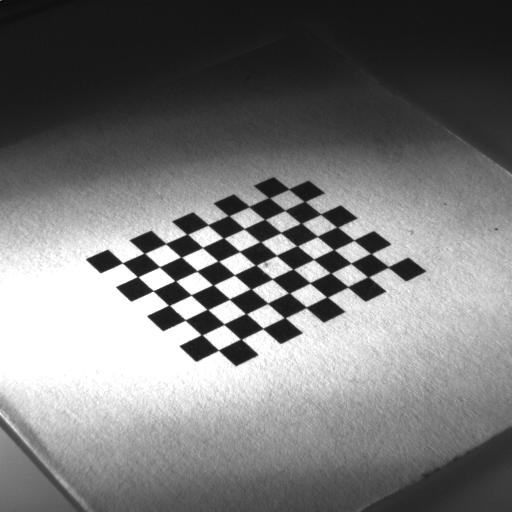
//> input picture calibration/arena/cbview_09192016.jpg, 512 x 512 px
$ ./project   (built with g++ and OpenCV 4)
//> lines starting //> are read from the running program, lines starting //| are printed output that depends on the picture; after the words box and inside, x2 and y2 are one past the last pixel; in counts of white or black regions, pixels touching at a corner belong together
// project.cpp : Defines the entry point for the console application.
//

#include "stdafx.h"

using namespace std;
using namespace cv;

#define HEIGHT_FROM_BASE 0.0

std::vector<cv::Point3f> create3DChessboardCorners(cv::Size boardSize, float squareSize)
{
	// create the 3D points of your chessboard in its own coordinate system
	std::vector<cv::Point3f> corners;

	// [8 lines of commented-out code are left out]

	for (int i = -boardSize.height / 2; i <= boardSize.height / 2; i++)
	{
		for (int j = -boardSize.width / 2; j <= boardSize.width / 2; j++)
		{
			corners.push_back(cv::Point3f(float(j*squareSize),
				float(i*squareSize), HEIGHT_FROM_BASE));
		}
	}

	return corners;
}

int _tmain(int argc, _TCHAR* argv[])
{
	string infilename = "..\\arena\\out_camera_data.xml";
	string outfilename = "..\\arena\\camera_projection_data.xml";
	string imgfile = "..\\arena\\cbview_09192016.jpg";

	int boardHeight, boardWidth;
	float squareSize;

	Mat img = imread(imgfile);
//> img is the input picture: 512 rows x 512 cols, CV_8UC3; min 3, max 255, mean 119.6

	Mat cameraMatrix, distCoeffs;

	std::vector<cv::Point2f> imagePoints;
	std::vector<cv::Point3f> objectPoints;

	cv::Mat rvec(1, 3, cv::DataType<double>::type);
	cv::Mat tvec(1, 3, cv::DataType<double>::type);
	cv::Mat rotationMatrix(3, 3, cv::DataType<double>::type);

	FileStorage fs(infilename, FileStorage::READ);

	fs["camera_matrix"] >> cameraMatrix;
	fs["distortion_coefficients"] >> distCoeffs;
	fs["board_height"] >> boardHeight;
	fs["board_width"] >> boardWidth;
	fs["square_size"] >> squareSize;

	fs.release();

	Size cbSize = Size(boardWidth, boardHeight);

	bool found = findChessboardCorners(img, cbSize, imagePoints);
//> imagePoints = 63 Points (x, y), first 12: [122.4, 262.8], [146.5, 252.5], [165.6, 243.7], [186.7, 234.2], [207.9, 224.9], [228.7, 215.7], [249, 206.6], [269.4, 197.8], [288.8, 189], [137.7, 276.8], [159.5, 266.6], [180.7, 257]; found = true

	if (found)
	{

		drawChessboardCorners(img, cbSize, imagePoints, found);
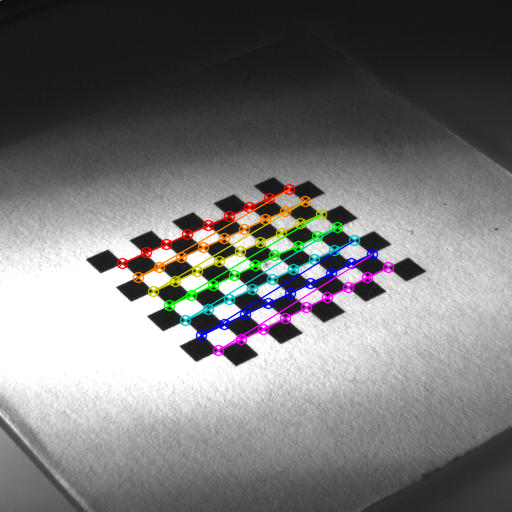
//> img: 512 rows x 512 cols, CV_8UC3; 4.18% of pixels changed, all inside (x1, y1, x2, y2) = (116, 183, 395, 357)
		imshow("image", img);

		objectPoints = create3DChessboardCorners(cbSize, squareSize);

		cv::solvePnP(objectPoints, imagePoints, cameraMatrix, distCoeffs, rvec, tvec);
//> rvec = [-0.846, -0.325, -0.6]; tvec = [0.0114, 0.89, 164.5]
		cv::Rodrigues(rvec, rotationMatrix);
//> rotationMatrix = [[0.789, 0.613, -0.0348], [-0.364, 0.513, 0.777], [0.494, -0.601, 0.628]]

		//show the pose estimation data
		cout << fixed << setprecision(2) << "rvec = ["
			<< rvec.at<double>(0, 0) << ", "
			<< rvec.at<double>(1, 0) << ", "
			<< rvec.at<double>(2, 0) << "] \t" << "tvec = ["
			<< tvec.at<double>(0, 0) << ", "
			<< tvec.at<double>(1, 0) << ", "
			<< tvec.at<double>(2, 0) << "]" << endl;
//| rvec = [-0.85, -0.32, -0.60] 	tvec = [0.01, 0.89, 164.46]

		FileStorage fs(outfilename, FileStorage::WRITE);

		fs << "camera_matrix" << cameraMatrix;
		fs << "distortion_coefficients" << distCoeffs;
		fs << "rvec" << rvec;
		fs << "tvec" << tvec;
		fs << "rotation_matrix" << rotationMatrix;

		fs.release();
	}
	else
	{
		cout << "could not find";
		imshow("image", img);
	}

	waitKey();

	return 0;
}

$ run again, with calibration/arena/cbview_06192015.jpg copied over calibration/arena/cbview_09192016.jpg
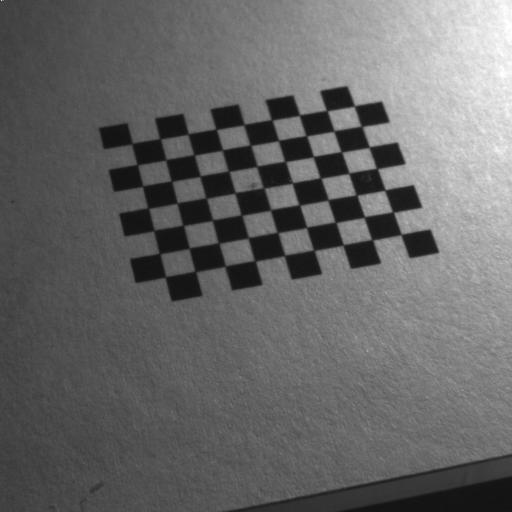
//> input picture calibration/arena/cbview_06192015.jpg, 512 x 512 px
//> img is the input picture: 512 rows x 512 cols, CV_8UC3; min 14, max 255, mean 102.7
//> imagePoints = 63 Points (x, y), first 12: [132.3, 143.5], [160.3, 138.7], [188, 133.9], [216.2, 129.4], [244, 124.5], [272, 120.2], [299.4, 115.1], [326.8, 110.6], [354.4, 106], [137.5, 164.7], [165.8, 160.2], [194.2, 155]; found = true
//> `drawChessboardCorners(img, cbSize, imagePoints, found);`:
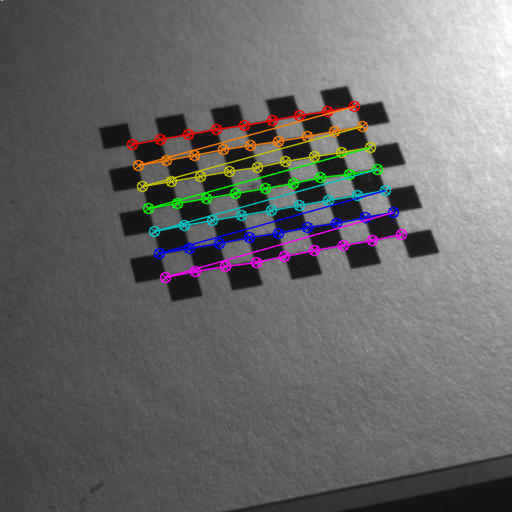
//> img: 512 rows x 512 cols, CV_8UC3; 5.03% of pixels changed, all inside (x1, y1, x2, y2) = (126, 100, 408, 284)
//> rvec = [-0.665, -0.0803, -0.219]; tvec = [0.702, -5.74, 148.6]
//> rotationMatrix = [[0.974, 0.226, -0.00411], [-0.175, 0.765, 0.62], [0.143, -0.603, 0.785]]
//| rvec = [-0.66, -0.08, -0.22] 	tvec = [0.70, -5.74, 148.64]

$ run again, with calibration/arena/cbview.jpg copied over calibration/arena/cbview_09192016.jpg
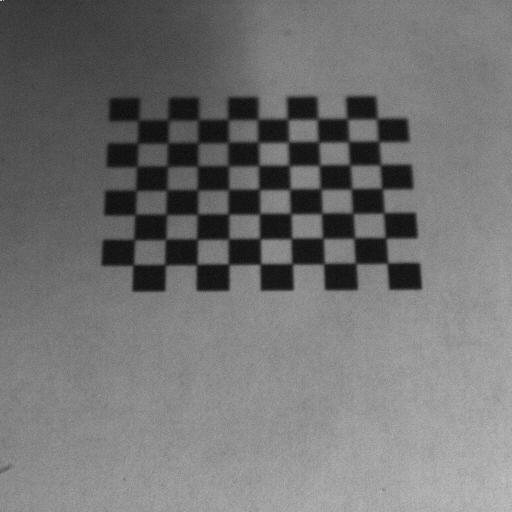
//> input picture calibration/arena/cbview.jpg, 512 x 512 px
//> img is the input picture: 512 rows x 512 cols, CV_8UC3; min 10, max 201, mean 114.5
//> imagePoints = 63 Points (x, y), first 12: [138.5, 120.5], [168, 120], [196.2, 121.2], [227.5, 119], [257.5, 119.5], [286.2, 117], [316.2, 120], [345.9, 117.3], [378.2, 117.5], [137.5, 143], [166.3, 144.8], [197.5, 142.5]; found = true
//> `drawChessboardCorners(img, cbSize, imagePoints, found);`:
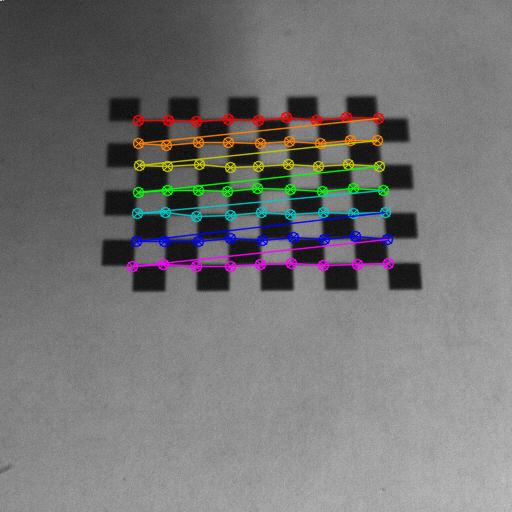
//> img: 512 rows x 512 cols, CV_8UC3; 5.37% of pixels changed, all inside (x1, y1, x2, y2) = (126, 111, 395, 273)
//> rvec = [-0.631, -0.0115, -0.0133]; tvec = [0.303, -5.36, 141.9]
//> rotationMatrix = [[1, 0.016, -0.0067], [-0.00894, 0.807, 0.59], [0.0148, -0.59, 0.807]]
//| rvec = [-0.63, -0.01, -0.01] 	tvec = [0.30, -5.36, 141.86]
